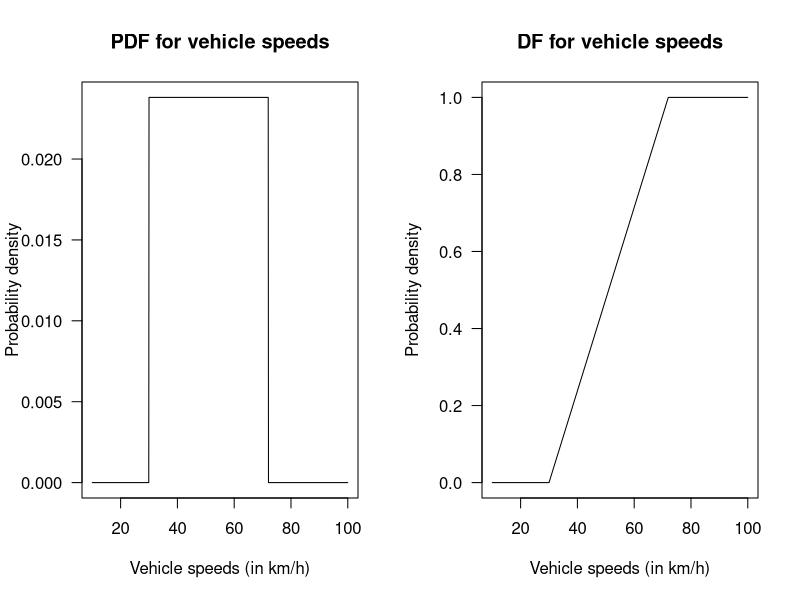
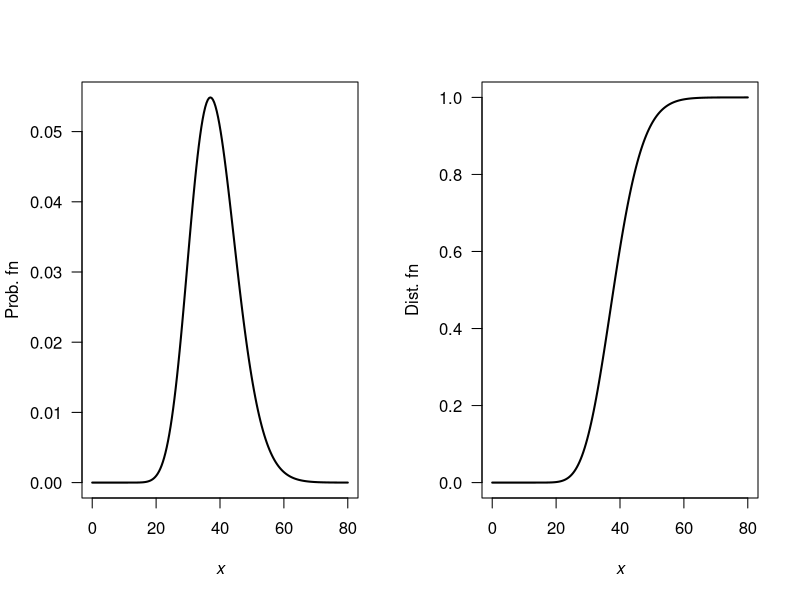
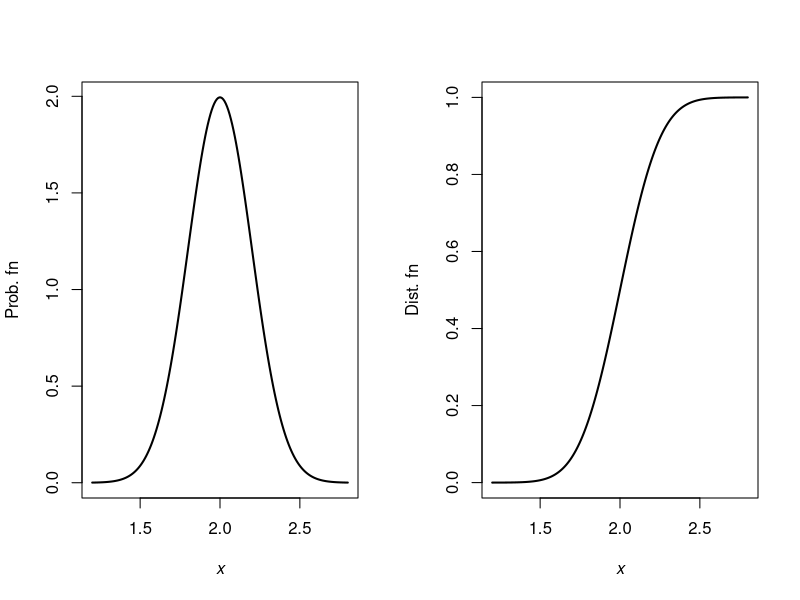
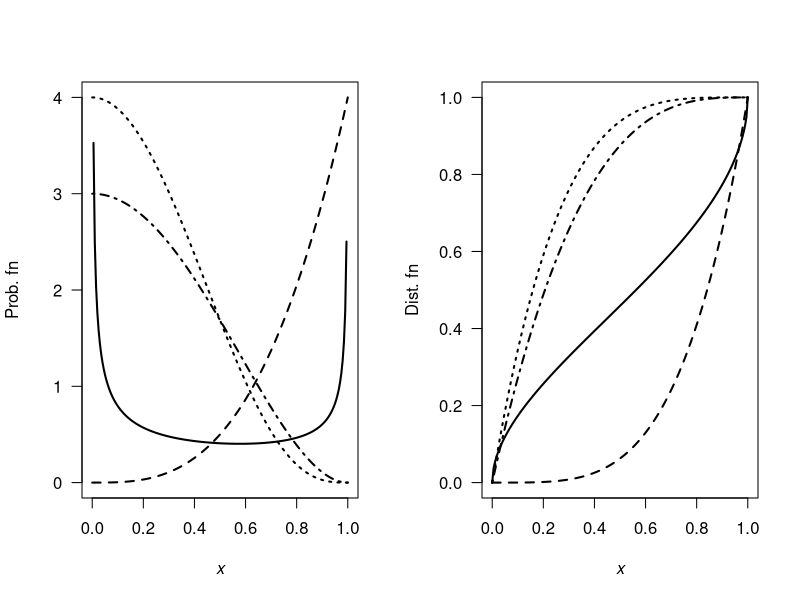
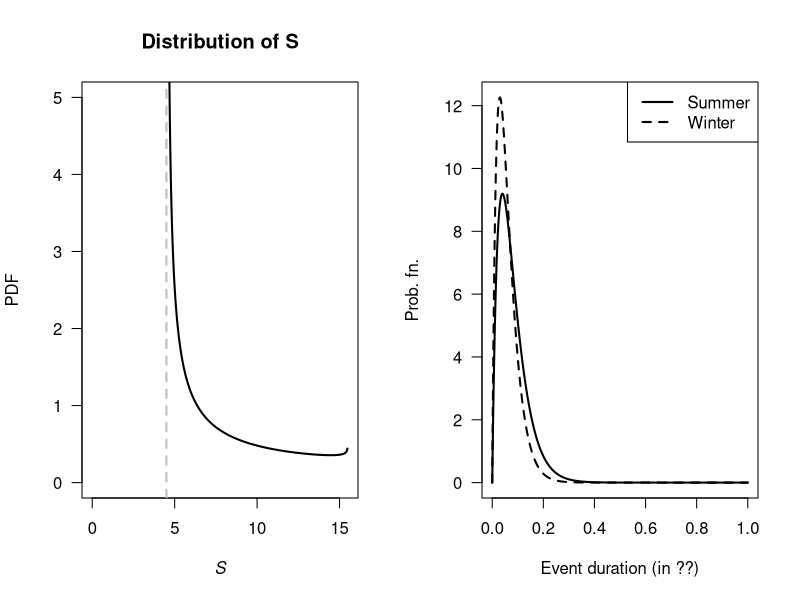
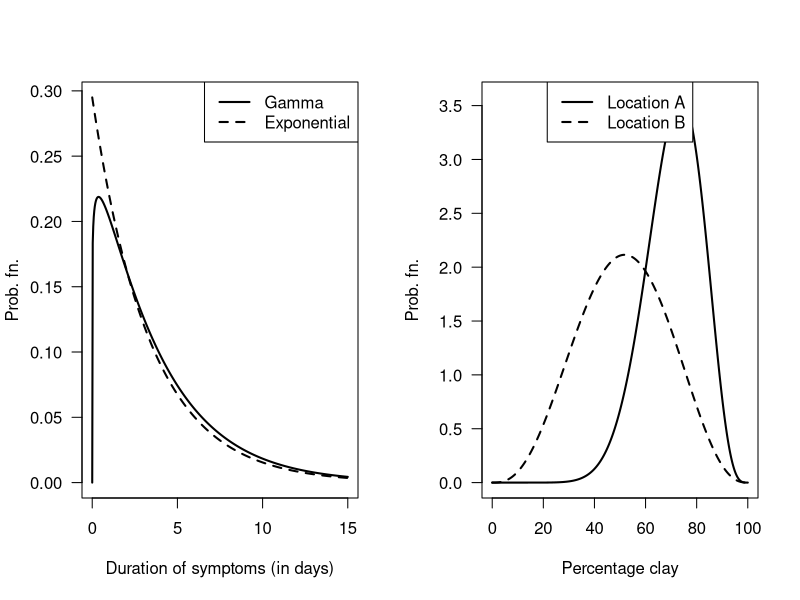
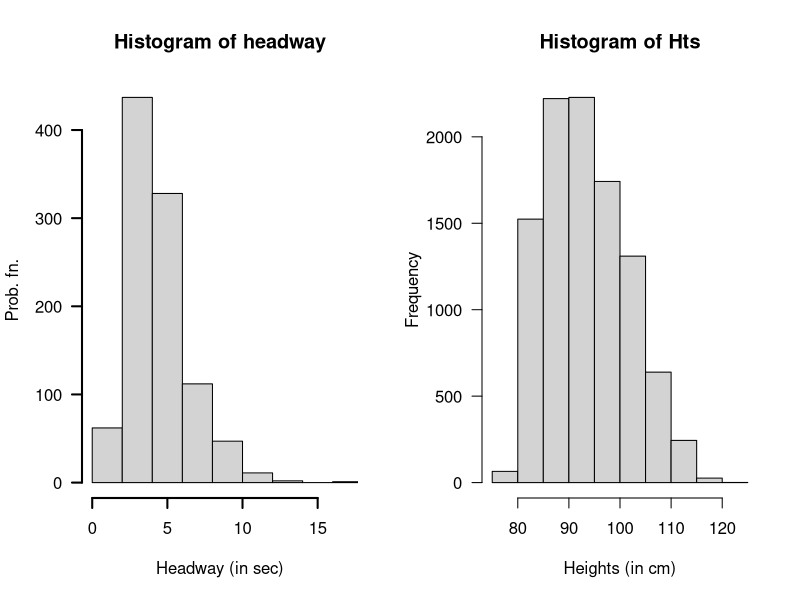
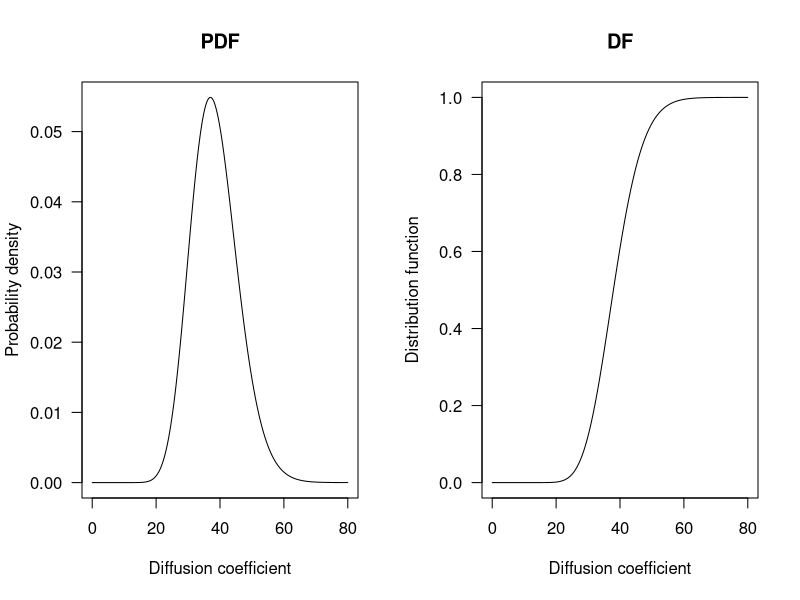

R code for these plots, in order:
## ---- chunk 1
1 - punif(60, 30, 72)
(1 - punif(65, 30, 72) ) /
  (1 - punif(60, 30, 72) )

## ---- chunk 2
par(mfrow = c(1, 2))

x <- seq(10, 100,
         length = 1000)
plot( x = x,
      y = dunif(x, 
                min = 30,
                max = 72),
      type = "l",
      las = 1,
      xlab = "Vehicle speeds (in km/h)",
      ylab = "Probability density",
      main = "PDF for vehicle speeds")

x <- seq(10, 100,
         length = 1000)
plot( x = x,
      y = punif(x, 
                min = 30,
                max = 72),
      type = "l",
      las = 1,
      ylim = c(0, 1),
      xlab = "Vehicle speeds (in km/h)",
      ylab = "Probability density",
      main = "DF for vehicle speeds")
## ---- chunk 3
# Proportion excluded:
pnorm(30, 48, 8.8) + # Slower than 30
   (1- pnorm(72, 48, 8.8)) # Faster than 72
## ---- chunk 4
alpha <- 27.05
beta <- 1.42

x <- seq(0, 80, length = 200)

par(mfrow = c(1, 2))

plot( y = dgamma(x, shape = alpha, scale = beta),
      x = x,
      las = 1,
      xlab = expression(italic(x)),
      ylab = "Prob. fn",
      type = "l",
      lwd = 2)
plot( y = pgamma(x, shape = alpha, scale = beta),
      x = x,
      xlab = expression(italic(x)),
      ylab = "Dist. fn",
      type = "l",
      las = 1,
      lwd = 2)

( pgamma(50, shape = alpha, scale = beta) - 
  pgamma(30, shape = alpha, scale = beta) ) /
pgamma(50, shape = alpha, scale = beta)
## ---- chunk 5
mn <- 2
sd <- 0.2

x <- seq(1.2, 2.8, length = 200)

par(mfrow = c(1, 2))

plot( y = dnorm(x, mean = mn, sd = sd),
      x = x,
      xlab = expression(italic(x)),
      ylab = "Prob. fn",
      type = "l",
      lwd = 2)
plot( y = pnorm(x, mean = mn, sd = sd ),
      x = x,
      xlab = expression(italic(x)),
      ylab = "Dist. fn",
      type = "l",
      lwd = 2)

1 - pnorm(2.4, mean = mn, sd = sd)
qnorm(0.8, mean = mn, sd = sd)
qnorm(0.85, mean = mn, sd = sd)

## ---- chunk 6
dKumaraswamy <- function(x, a, b){
  a * b * x^(a - 1) * (1 - x^2) ^ (b - 1)
}
pKumaraswamy <- function(x, a, b){
  1 - (1 - x^a)^b
}


x <- seq(0, 1, length = 200)

par(mfrow = c(1, 2))

plot( y = dKumaraswamy(x, a = 0.5, b = 0.5),
      x = x,
      xlab = expression(italic(x)),
      ylab = "Prob. fn",
      las = 1,
      type = "l",
      ylim = c(0, 4),
      lwd = 2)
lines(y = dKumaraswamy(x, a = 4, b = 1),
      x = x,
      lwd = 2,
      lty = 2)
lines(y = dKumaraswamy(x, a = 1, b = 4),
      x = x,
      lwd = 2,
      lty = 3)
lines(y = dKumaraswamy(x, a = 1, b = 3),
      x = x,
      lwd = 2,
      lty = 4)




plot( y = pKumaraswamy(x, a = 0.5, b = 0.5),
      x = x,
      las = 1,
      xlab = expression(italic(x)),
      ylab = "Dist. fn",
      type = "l",
      lwd = 2)
lines(y = pKumaraswamy(x, a = 4, b = 1),
      x = x,
      lwd = 2,
      lty = 2)
lines(y = pKumaraswamy(x, a = 1, b = 4),
      x = x,
      lwd = 2,
      lty = 3)
lines(y = pKumaraswamy(x, a = 1, b = 3),
      x = x,
      lwd = 2,
      lty = 4)


## ---- chunk 7
v <- seq(0, 1, length = 500)
stime <- 4.5 + 11 * v
  
PDFv <- dbeta(v, shape1 = 0.287, shape2 = 0.926)

plot( PDFv ~ stime,
      type = "l",
      las = 1,
      xlim = c(0, 15.5),
      ylim = c(0, 5),
      xlab = expression(italic(S)),
      ylab = "PDF",
      main = "Distribution of S",
      lwd = 2)
abline(v = 4.5,
       lty = 2,
       col = "grey",
       lwd = 2)
## Part 3
1 - pbeta( 0.9545455, shape1 = 0.287, shape2 = 0.926)

## Part 4
qbeta(0.2, shape1 = 0.287, shape2 = 0.926) + 4.5
## ---- chunk 8
alpha <- 2; betaS <- 0.04; betaW <- 0.03
x <- seq(0, 1, length = 1000)

yS <- dgamma( x, shape = alpha, scale = betaS)
yW <- dgamma( x, shape = alpha, scale = betaW)

plot( range(c(yS, yW)) ~  range(x),
      type = "n", # No plot, just canvas
      las = 1,
      xlab = "Event duration (in ??)",
      ylab = "Prob. fn.")
lines(yS ~ x, 
      lty = 1,
      lwd = 2)
lines(yW ~ x, 
      lty = 2,
      lwd = 2)
legend( "topright",
        lwd = 2,
        lty = 1:2,
        legend = c("Summer", "Winter"))

1 - pgamma(6/24, shape = alpha, scale = betaW)
1 - pgamma(6/24, shape = alpha, scale = betaS)

## ---- chunk 9
alpha <- 1.11; beta <- 3.39

x <- seq(0, 15, length = 500)
yGamma <- dgamma(x, shape = alpha, scale = beta)
yExp <- dexp(x, rate = 1/beta)

plot( range (c(yGamma, yExp)) ~ range(x),
      type = "n", # No plot, just canvas
      las = 1,
      xlab = "Duration of symptoms (in days)",
      ylab = "Prob. fn.")
lines( yGamma ~ x,
       lwd = 2,
       lty = 1)
lines( yExp ~ x,
       lwd = 2,
       lty = 2)
legend( "topright",
        lwd = 2,
        lty = 1:2,
        legend = c("Gamma", "Exponential"))

## Part 3
1 - pgamma(4, shape = alpha, scale = beta)
1 - pexp(4, rate = 1/beta)

## Part 4
qgamma(0.95, shape = alpha, scale = beta)
qexp(0.95, rate = 1/beta)
## ---- chunk 10
pnorm(5, mean = 6, sd = 1.5)

(1 - pnorm(7, mean = 6, sd = 1.5) ) / 
  (1 - pnorm(5, mean = 6, sd = 1.5) )

qnorm(0.85, mean = 6, sd = 1.5)
## ---- chunk 11
x <- seq(0, 1, length = 1000)
yA <- dbeta(x, shape1 = 11.52, shape2 = 4.75)
yB <- dbeta(x, shape1 = 3.85, shape2 = 3.65)

plot( range( c(yA, yB)) ~ range(100 * x),
      type = "n", #No plot, just canvas
      las = 1,
      xlab = "Percentage clay",
      ylab = "Prob. fn.")
lines( yA ~ I(100 * x), 
       lwd = 2,
       lty = 1)
lines( yB ~ I(100 * x), 
       lwd = 2,
       lty = 2)
legend("top",
       lty = 1:2,
       lwd = 2,
       legend = c("Location A", "Location B"))

## Part 3
pbeta( 0.5, shape1 = 11.52, shape2 = 4.75)
pbeta( 0.5, shape1 = 3.85, shape2 = 3.65)
## ---- chunk 12
numSims <- 1000
yHeadway <- rgamma( n = numSims,
                    shape = 2.5,
                    rate = 0.8)
xHeadway <- yHeadway + 1.2
hist(xHeadway,
     las = 1,
     lwd = 2,
     xlim = c(0, max(xHeadway)),
     main = "Histogram of headway",
     ylab = "Prob. fn.",
     xlab = "Headway (in sec)")

xMean <- 3.2; xVar <- 1.6
xLo <- 3.2 - 2 * sqrt(xVar)
xHi <- 3.2 + 2 * sqrt(xVar)
cat("Limits", xLo, "and", xHi, "\n")

# Part 3
Num <- sum( (xHeadway < xHi ) & (xHeadway > xLo) )
EmpiricalProp <- Num / numSims
EmpiricalProp

# Part 4: Tchebyshev: AT LEAST this proportion
k <- 2
1 - 1/k^2
## ---- chunk 13
htMean <- function(x) {
  7.5 * x + 70
}
htSD <- function(x) {
  0.4575 * x + 1.515
}

NumSims <- 10000

Ages <- c(
  rep(2, NumSims * 0.32),
  rep(3, NumSims * 0.33),
  rep(4, NumSims * 0.25),
  rep(5, NumSims * 0.10)
)

Hts <- rnorm(NumSims,
             mean = htMean(Ages),
             sd = htSD(Ages))
hist(Hts,
     las = 1,
     xlab = "Heights (in cm)")

# Taller than 100:
cat("Taller than 100cm:", sum( Hts > 100) / NumSims * 100, "%\n")
# Mean and variance:
cat("Mean:", mean( Hts ), "cm; ",
    "Std dev: ", sd(Hts), "cm\n")

# Sort the heights to find where the tallest 20% are:
cat("Tallest 15% are taller than", 
    sort(Hts)[ NumSims * 0.85], "cm\n")
## ---- chunk 14
topPart <- pgamma(50, shape = 27.05, scale = 1.42) - 
           pgamma(30, shape = 27.05, scale = 1.42)
bottomPart <-pgamma(50, shape = 27.05, scale = 1.42)

topPart / bottomPart
## ---- chunk 15
par(mfrow = c(1, 2))

x <- seq(0, 80,
         length = 1000)
y <- dgamma(x,
            shape = 27.05,
            scale = 1.42)
plot(y ~ x,
     las = 1,
     type = "l",
     xlab = "Diffusion coefficient",
     ylab = "Probability density",
     main = "PDF")


x <- seq(0, 80,
         length = 1000)
y <- pgamma(x,
            shape = 27.05,
            scale = 1.42)
plot(y ~ x,
     las = 1,
     type = "l",
     xlab = "Diffusion coefficient",
     ylab = "Distribution function",
     main = "DF")
